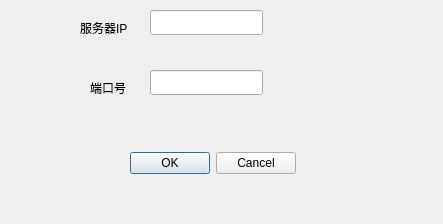
<?xml version="1.0" encoding="UTF-8"?>
<ui version="4.0">
 <class>SettingDialog</class>
 <widget class="QDialog" name="SettingDialog">
  <property name="geometry">
   <rect>
    <x>0</x>
    <y>0</y>
    <width>443</width>
    <height>224</height>
   </rect>
  </property>
  <property name="windowTitle">
   <string>Dialog</string>
  </property>
  <widget class="QLabel" name="lable_ip">
   <property name="geometry">
    <rect>
     <x>80</x>
     <y>20</y>
     <width>61</width>
     <height>16</height>
    </rect>
   </property>
   <property name="text">
    <string>服务器IP</string>
   </property>
  </widget>
  <widget class="QLineEdit" name="edit_ip">
   <property name="geometry">
    <rect>
     <x>150</x>
     <y>10</y>
     <width>113</width>
     <height>25</height>
    </rect>
   </property>
  </widget>
  <widget class="QLineEdit" name="edit_port">
   <property name="geometry">
    <rect>
     <x>150</x>
     <y>70</y>
     <width>113</width>
     <height>25</height>
    </rect>
   </property>
  </widget>
  <widget class="QLabel" name="lable_port">
   <property name="geometry">
    <rect>
     <x>90</x>
     <y>80</y>
     <width>41</width>
     <height>16</height>
    </rect>
   </property>
   <property name="text">
    <string>端口号</string>
   </property>
  </widget>
  <widget class="QDialogButtonBox" name="btn_ok_cancle">
   <property name="geometry">
    <rect>
     <x>120</x>
     <y>150</y>
     <width>176</width>
     <height>27</height>
    </rect>
   </property>
   <property name="standardButtons">
    <set>QDialogButtonBox::Cancel|QDialogButtonBox::Ok</set>
   </property>
  </widget>
 </widget>
 <resources/>
 <connections/>
</ui>
